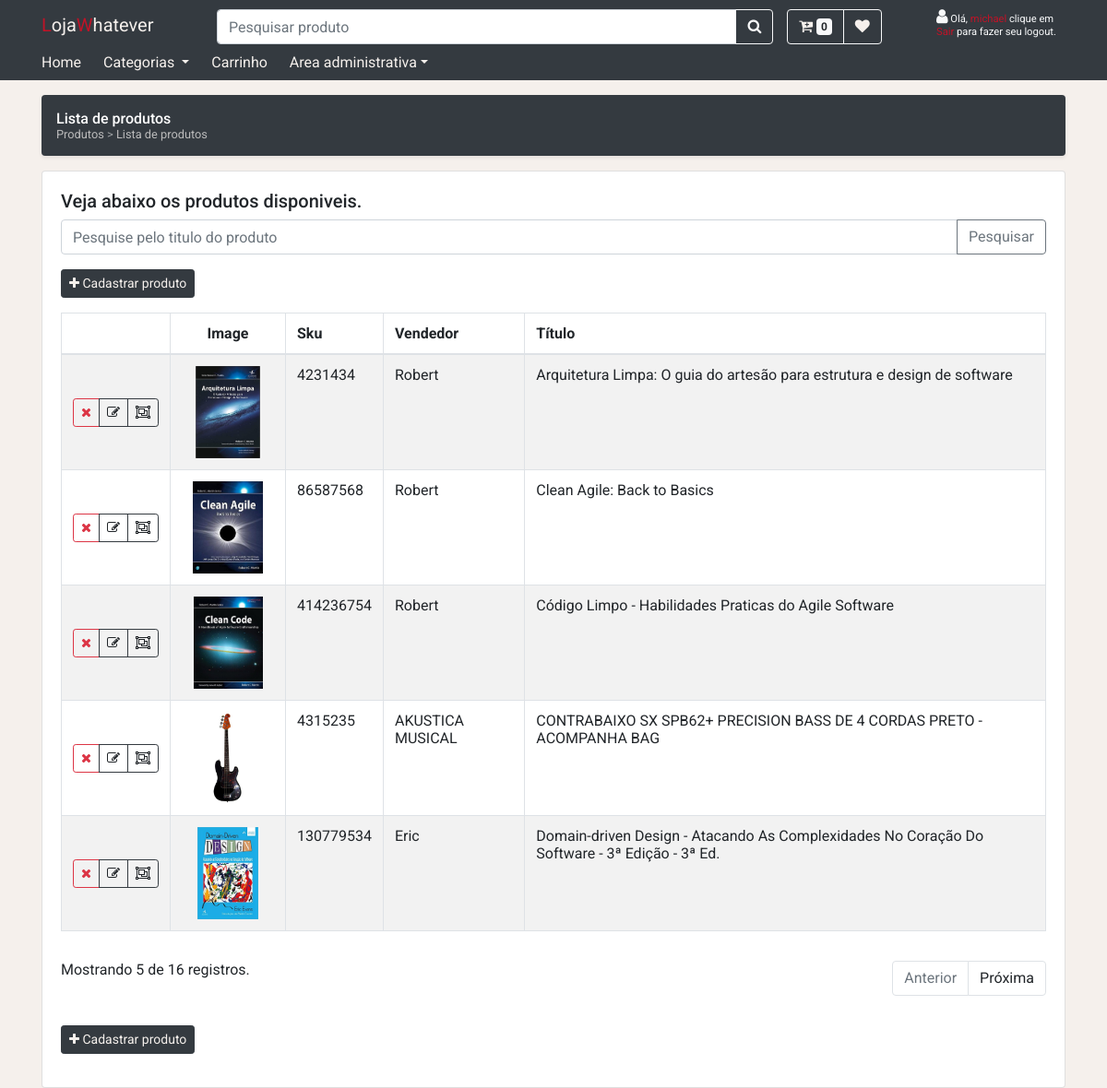
Screenshot of /admin/produto (signed in) with the database file from the repository.
### tables this page shows
CREATE TABLE `products` (
  `ProductId` int(11) NOT NULL AUTO_INCREMENT,
  `Title` varchar(255) NOT NULL,
  `Description` varchar(10000) DEFAULT NULL,
  `Price` decimal(10,2) DEFAULT NULL,
  `CreatedAt` datetime DEFAULT NULL,
  `CreatedBy` varchar(255) DEFAULT NULL,
  `Offer` bit(1) NOT NULL,
  `Stock` int(11) NOT NULL,
  `Sku` varchar(45) NOT NULL,
  `UserId` int(11) NOT NULL,
  `SubCategoryId` int(11) DEFAULT NULL,
  PRIMARY KEY (`ProductId`),
  KEY `UserId` (`UserId`),
  KEY `SubCategoryId` (`SubCategoryId`),
  CONSTRAINT `products_ibfk_1` FOREIGN KEY (`UserId`) REFERENCES `users` (`userid`),
  CONSTRAINT `products_ibfk_2` FOREIGN KEY (`SubCategoryId`) REFERENCES `subcategories` (`subcategoryid`)
);

CREATE TABLE `users` (
  `UserId` int(11) NOT NULL AUTO_INCREMENT,
  `Login` varchar(100) NOT NULL,
  `Password` varchar(255) NOT NULL,
  `Name` varchar(255) NOT NULL,
  `Role` varchar(45) NOT NULL,
  `Cpf` varchar(14) DEFAULT NULL,
  `LastName` varchar(100) DEFAULT NULL,
  PRIMARY KEY (`UserId`),
  UNIQUE KEY `Login` (`Login`)
);

### controllers/products/ProductListController.php (called while the page is built, shortened)
<?php
class ProductListController implements IBaseController
{
    private $_productService;
    public function __construct($factory)
    {
        $this->_productService = new ProductService($factory);
    }
    public function proccessRequest(): void
    {
        $paginatedResults = $this->_productService->getAllPaginated();
        $products = $paginatedResults->results;
        require $_SERVER['DOCUMENT_ROOT'] . '\\views\\admin\\product\\lista.php';
    }
}

### index.php (called while the page is built, shortened)
<?php
require_once './infra/configs/autoload.php';
$factory = new infra\MySqlRepositoryFactory();
$controlador = new $controllerAlvo($factory);
$controlador->proccessRequest();

### infra/configs/autoload.php (called while the page is built, shortened)
<?php
    function load($namespace)
    {
        $namespace = str_replace("\\" , "/", $namespace);
        $caminhoAbsoluto = __DIR__ . "../../../" . $namespace . ".php";
        return include_once $caminhoAbsoluto;
    }
?>

### infra/MySqlRepositoryFactory.php (called while the page is built, shortened)
<?php
class MySqlRepositoryFactory extends RepositoryFactory
{
    private $host = "localhost";
    private $db_name = "examplemarketplace";
    private $port = "3306";
    private $username = "examplemarketplace";
    private $password = "Teste@123";
    public function getConnection()
    {
        $this->conn = null;
        try {
            $this->conn = new PDO(
                "mysql:host=" . $this->host .
                    ";port=" . $this->port .
                    ";dbname=" . $this->db_name,
                $this->username,
                $this->password
            );
        } catch (PDOException $exception) {
            $exception->getMessage();
        }
        return $this->conn;
    }
    public function getUserRepository()
    {
        return new UserRepository($this->getConnection());
    }
    public function getProductRepository()
    {
        return new ProductRepository($this->getConnection());
    }
    public function getCategoryRepository()
    {
        return new CategoryRepository($this->getConnection());
    }
    public function getSubCategoryRepository()
    {
        return new SubCategoryRepository($this->getConnection());
    }
}

### services/ProductService.php (called while the page is built, shortened)
<?php
class ProductService
{
    private $_repoProduct;
    public function __construct($factory)
    {
        $this->_repoProduct = $factory->getProductRepository();
    }
    public function getAllPaginated()
    {
        $pagina = isset($_GET["p"]) ? intval($_GET["p"]) : 1 ;
        $search = isset($_GET["s"]) ? $_GET["s"] : null;
        $userId = $_SESSION["role"] === "vendedor" ? $_SESSION["userId"] : null;
        $paginatedResults = $this->_repoProduct->getAll($pagina, $search, $userId, 5, false);
        $paginatedResults->results = $this->stmtToProduct($paginatedResults->results);
        return $paginatedResults;
    }
    public function stmtToProduct($produtosResult)
    {
        $products = array();
        foreach ($produtosResult as $productItem) {
            $product = new Product(
                $productItem["ProductId"],
                $productItem["Title"],
                number_format($productItem["Price"], 2, ",", "."),
                $productItem["Description"],
                $productItem["CreatedAt"],
                $productItem["CreatedBy"],
                $productItem["Offer"],
                $productItem["Stock"],
                $productItem["Sku"],
                $productItem["UserId"],
                $productItem["Seller"]
            );
            $product->setDefaultImage($productItem["ImageFileName"]);
            $products[] = $product;
        }
        return $products;
    }
}

### infra/MySqlRepository.php (called while the page is built, shortened)
<?php
abstract class MySqlRepository
{
    public function __construct($conn)
    {
        $this->conn = $conn;
    }
}

### infra/repositories/ProductRepository.php (called while the page is built, shortened)
<?php
class ProductRepository extends MySqlRepository implements IProductRepository
{
    public function totalOfProducts($search, $userId)
    {
        $stmt = null;
        $userClausule = "";
        if (is_null($search) ||  $search === "") {
            $stmt = $this->conn->prepare("SELECT count(p.ProductId) as total FROM Products p $userClausule");
        }
        $stmt->execute();
        $total = $stmt->fetch();
        return intval($total["total"]);
    }
    public function getAll($page, $search, $userId, $pageSize, $site)
    {
        $skipNumber = 0;
        if (!is_null($page) && $page > 0)
            $skipNumber = $pageSize * ($page - 1);
        $stmt = null;
        $total = $this->totalOfProducts($search, $userId);
        $userClausule = "";
        if (is_null($search) ||  $search === "") {
            $stmt = $this->conn->prepare(
                "SELECT p.ProductId, p.Title, p.Price, p.Description, p.CreatedAt,
                        p.CreatedBy, p.Offer, p.Stock, p.Sku, Image.filename as ImageFileName,
                        p.UserId, u.Name as Seller
                        FROM Products p
                inner join users u on p.userid = u.userid
                left join (
                    select pi.ProductId, pi.filename as filename
                    from ProductsImages pi
                )
                as Image on p.ProductId = Image.ProductId $userClausule
                group by p.productid
                order by p.title
                limit :pageSize OFFSET :skipNumber "
            );
        }
        $stmt->bindValue(':pageSize', intval(trim($pageSize)), PDO::PARAM_INT);
        $stmt->bindValue(':skipNumber', intval(trim($skipNumber)), PDO::PARAM_INT);
        $stmt->execute();
        $produtosResult = $stmt->fetchAll();
        $site = !isset($site) ? false : $site;
        return new PaginatedResults(
            $produtosResult,
            $total,
            count($produtosResult),
            $page,
            $pageSize,
            $site ? "/pesquisa?p=" : "/admin/produto?p="
        );
    }
}

### models/PaginatedResults.php (called while the page is built, shortened)
<?php
    class PaginatedResults
    {
        public function __construct($results, $qtdTotal, $qtdTotalFiltered,  $page,$pageSize,$urlPagina)
        {
            $this->results = $results;
            $this->page = $page;
            $this->numberOfPages = ceil($qtdTotal / $pageSize);
            $this->hasPreviousPage= ($this->numberOfPages > 1 && $page > 1) ? true : false;
            $this->hasNextPage = (intval($this->numberOfPages) > intval($page)) ? true : false;
        }
    }

### infra/helpers/SrcHelper.php (called while the page is built, shortened)
<?php
class SrcHelper
{
    public static function getProductImg()
    {
        return isset($_SERVER['REQUEST_SCHEME'])
            ? $_SERVER['REQUEST_SCHEME'] . "/assets/img/products/"
            : "/assets/img/products/";
    }
}

### models/Product.php (called while the page is built, shortened)
<?php
class Product
{
    private $ProductId;
    private $Title;
    private $Sku;
    private $Seller;
    private $imageDefault;
    private $imgPath;
    public function __construct(
        $id, $title, $price, $description, $createdAt, $createdBy, $offer, $stock, $sku,
        $userId, $seller
    ) {
        $this->ProductId = $id;
        $this->Title = $title;
        $this->Sku = $sku;
        $this->Seller = $seller;
        $this->imgPath = SrcHelper::getProductImg();
    }
    public function getId()
    {
        return $this->ProductId;
    }
    public function getSeller()
    {
        return $this->Seller;
    }
    public function getTitle()
    {
        return $this->Title;
    }
    public function getSku()
    {
        return $this->Sku;
    }
    public function hasImages()
    {
        return $this->getDefaultImage() !=  $this->imgPath;
    }
    public function setDefaultImage($img)
    {
        $this->imageDefault = SrcHelper::getProductImg() . $img;
    }
    public function getDefaultImage()
    {
        return $this->imageDefault;
    }
}

### views/admin/product/lista-table.php (the view)
<div class="row">
    <div class="col-md-12">
        <table id="tb-products" data-page="0" class="table table-bordered table-hovered table-striped">
            <thead>
                <tr>
                    <th width="10%"></th>
                    <th style="text-align:center">Image</th>
                    <th>Sku</th>
                    <th>Vendedor</th>
                    <th>Título</th>
                </tr>
            </thead>
            <tbody>
                <?php if (!isset($products) || count($products) == 0) : ?>
                    <tr>
                        <td colspan="5">Nenhum registro cadastrado.</td>
                    </tr>
                <?php else : ?>
                    <?php foreach ($products as $product) : ?>
                        <tr>
                            <td class="align-middle">
                                <div class="btn-group">
                                    <button class="btn btn-sm btn-outline-danger btn-delete" data-id="<?php echo $product->getId(); ?>" title="Remover produto">
                                        <i class="fa fa-remove"></i>
                                    </button>
                                    <a class="btn btn-sm btn-outline-dark" href="/admin/produto/editar?id=<?php echo $product->getId(); ?>" title="Editar produto">
                                        <i class="fa fa-edit"></i>
                                    </a>
                                    <a class="btn btn-sm btn-outline-dark" href="/admin/produto/similares?id=<?php echo $product->getId(); ?>" title="Associar produtos similares">
                                        <i class="fa fa-object-group"></i>
                                    </a>
                                </div>
                            </td>
                            <td class="text-center">
                                <?php if ($product->hasImages()) : ?>
                                    <img src="<?php echo $product->getDefaultImage(); ?>" title="" alt="" class="img-fluid" style="max-width:100px; max-height:100px; ">
                                <?php endif; ?>
                            </td>
                            <td><?php echo $product->getSku(); ?></td>
                            <td><?php echo $product->getSeller(); ?></td>
                            <td><?php echo $product->getTitle(); ?></td>
                        </tr>
                    <?php endforeach ?>
                <?php endif ?>
            </tbody>
        </table>
    </div>
</div>
<div class="row">
    <div class="col-md-12">
        <?php require_once './views/partials/pagination-admin-controlls.php' ?>
    </div>
</div>

### assets/css/estilos.css (style rules this page uses)
:root { --primary-color:#C01327; --second-color:#F5F0EC; --default-color:#212529; --ts-time:.4s; }
body { font-family: 'Roboto', sans-serif; background-color: #F5F0EC; line-height: normal; }
.table a:link,.table a:visited,.table a:hover,.table a:active { color:var(--default-color); }

### rows the page displays
products: shows a picture, Sku "4231434", UserId.Name "Robert", Title "Arquitetura Limpa: O guia do artesão para estrutura e design de software"
products: shows a picture, Sku "86587568", UserId.Name "Robert", Title "Clean Agile: Back to Basics"
products: shows a picture, Sku "414236754", UserId.Name "Robert", Title "Código Limpo - Habilidades Praticas do Agile Software"
products: shows a picture, Sku "4315235", UserId.Name "AKUSTICA MUSICAL", Title "CONTRABAIXO SX SPB62+ PRECISION BASS DE 4 CORDAS PRETO - ACOMPANHA BAG"
products: shows a picture, Sku "130779534", UserId.Name "Eric", Title "Domain-driven Design - Atacando As Complexidades No Coração Do Software - 3ª Edição - 3ª Ed."

### other values shown
$paginatedResults->qtdTotalFiltered "5"
$paginatedResults->qtdTotal "16"
